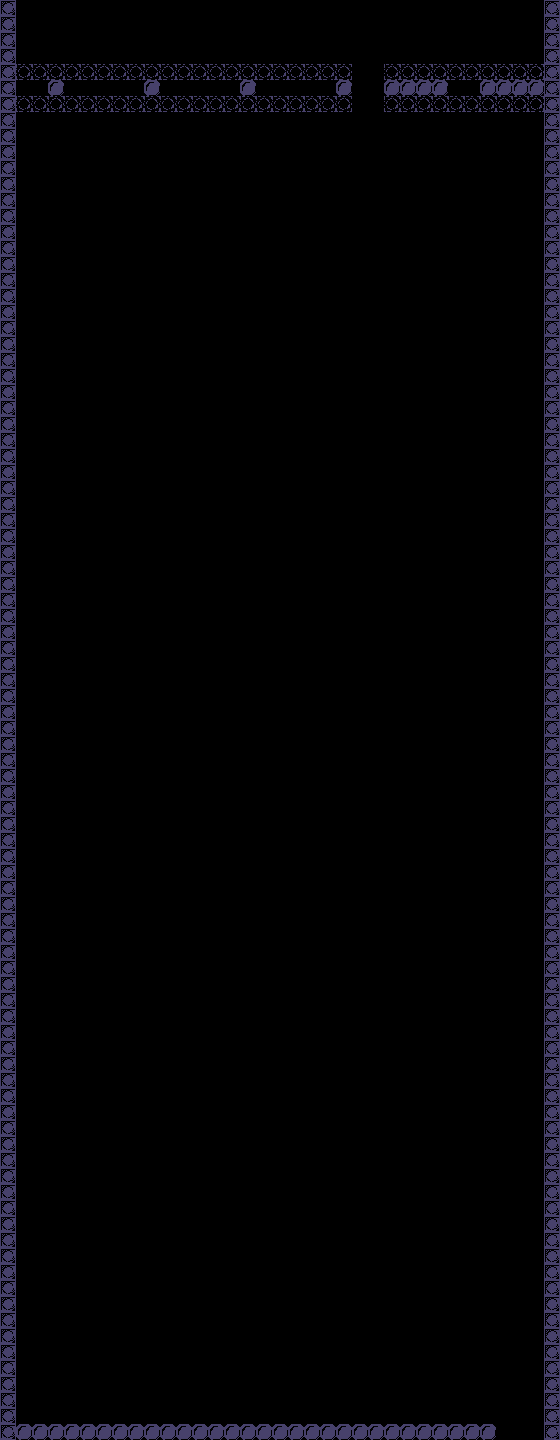

Rendered tile map (Tiled .tmx) drawn with the repository's tilesets; below, a short description and the full map source, tile grids included:
An orthogonal 35x90 tile map with 16x16 px tiles, 1 tile layer (Kachelebene 1) and 4 objects.

<map version="1.10" tiledversion="1.11.1" orientation="orthogonal" renderorder="right-down" width="35" height="90" tilewidth="16" tileheight="16" infinite="0" nextlayerid="4" nextobjectid="5">
 <tileset firstgid="1" source="Tileset.tsx" />
 <layer id="1" name="Kachelebene 1" width="35" height="90">
  <data encoding="csv">
529,0,0,0,0,0,0,0,0,0,0,0,0,0,0,0,0,0,0,0,0,0,0,0,0,0,0,0,0,0,0,0,0,0,529,
529,0,0,0,0,0,0,0,0,0,0,0,0,0,0,0,0,0,0,0,0,0,0,0,0,0,0,0,0,0,0,0,0,0,529,
529,0,0,0,0,0,0,0,0,0,0,0,0,0,0,0,0,0,0,0,0,0,0,0,0,0,0,0,0,0,0,0,0,0,529,
529,0,0,0,0,0,0,0,0,0,0,0,0,0,0,0,0,0,0,0,0,0,0,0,0,0,0,0,0,0,0,0,0,0,529,
529,498,498,498,498,498,498,498,498,498,498,498,498,498,498,498,498,498,498,498,498,498,0,0,498,498,498,498,498,498,498,498,498,498,529,
529,0,0,405,0,0,0,0,0,405,0,0,0,0,0,405,0,0,0,0,0,405,0,0,405,405,405,405,0,0,405,405,405,405,529,
529,498,498,498,498,498,498,498,498,498,498,498,498,498,498,498,498,498,498,498,498,498,0,0,498,498,498,498,498,498,498,498,498,498,529,
529,0,0,0,0,0,0,0,0,0,0,0,0,0,0,0,0,0,0,0,0,0,0,0,0,0,0,0,0,0,0,0,0,0,529,
529,0,0,0,0,0,0,0,0,0,0,0,0,0,0,0,0,0,0,0,0,0,0,0,0,0,0,0,0,0,0,0,0,0,529,
529,0,0,0,0,0,0,0,0,0,0,0,0,0,0,0,0,0,0,0,0,0,0,0,0,0,0,0,0,0,0,0,0,0,529,
529,0,0,0,0,0,0,0,0,0,0,0,0,0,0,0,0,0,0,0,0,0,0,0,0,0,0,0,0,0,0,0,0,0,529,
529,0,0,0,0,0,0,0,0,0,0,0,0,0,0,0,0,0,0,0,0,0,0,0,0,0,0,0,0,0,0,0,0,0,529,
529,0,0,0,0,0,0,0,0,0,0,0,0,0,0,0,0,0,0,0,0,0,0,0,0,0,0,0,0,0,0,0,0,0,529,
529,0,0,0,0,0,0,0,0,0,0,0,0,0,0,0,0,0,0,0,0,0,0,0,0,0,0,0,0,0,0,0,0,0,529,
529,0,0,0,0,0,0,0,0,0,0,0,0,0,0,0,0,0,0,0,0,0,0,0,0,0,0,0,0,0,0,0,0,0,529,
529,0,0,0,0,0,0,0,0,0,0,0,0,0,0,0,0,0,0,0,0,0,0,0,0,0,0,0,0,0,0,0,0,0,529,
529,0,0,0,0,0,0,0,0,0,0,0,0,0,0,0,0,0,0,0,0,0,0,0,0,0,0,0,0,0,0,0,0,0,529,
529,0,0,0,0,0,0,0,0,0,0,0,0,0,0,0,0,0,0,0,0,0,0,0,0,0,0,0,0,0,0,0,0,0,529,
529,0,0,0,0,0,0,0,0,0,0,0,0,0,0,0,0,0,0,0,0,0,0,0,0,0,0,0,0,0,0,0,0,0,529,
529,0,0,0,0,0,0,0,0,0,0,0,0,0,0,0,0,0,0,0,0,0,0,0,0,0,0,0,0,0,0,0,0,0,529,
529,0,0,0,0,0,0,0,0,0,0,0,0,0,0,0,0,0,0,0,0,0,0,0,0,0,0,0,0,0,0,0,0,0,529,
529,0,0,0,0,0,0,0,0,0,0,0,0,0,0,0,0,0,0,0,0,0,0,0,0,0,0,0,0,0,0,0,0,0,529,
529,0,0,0,0,0,0,0,0,0,0,0,0,0,0,0,0,0,0,0,0,0,0,0,0,0,0,0,0,0,0,0,0,0,529,
529,0,0,0,0,0,0,0,0,0,0,0,0,0,0,0,0,0,0,0,0,0,0,0,0,0,0,0,0,0,0,0,0,0,529,
529,0,0,0,0,0,0,0,0,0,0,0,0,0,0,0,0,0,0,0,0,0,0,0,0,0,0,0,0,0,0,0,0,0,529,
529,0,0,0,0,0,0,0,0,0,0,0,0,0,0,0,0,0,0,0,0,0,0,0,0,0,0,0,0,0,0,0,0,0,529,
529,0,0,0,0,0,0,0,0,0,0,0,0,0,0,0,0,0,0,0,0,0,0,0,0,0,0,0,0,0,0,0,0,0,529,
529,0,0,0,0,0,0,0,0,0,0,0,0,0,0,0,0,0,0,0,0,0,0,0,0,0,0,0,0,0,0,0,0,0,529,
529,0,0,0,0,0,0,0,0,0,0,0,0,0,0,0,0,0,0,0,0,0,0,0,0,0,0,0,0,0,0,0,0,0,529,
529,0,0,0,0,0,0,0,0,0,0,0,0,0,0,0,0,0,0,0,0,0,0,0,0,0,0,0,0,0,0,0,0,0,529,
529,0,0,0,0,0,0,0,0,0,0,0,0,0,0,0,0,0,0,0,0,0,0,0,0,0,0,0,0,0,0,0,0,0,529,
529,0,0,0,0,0,0,0,0,0,0,0,0,0,0,0,0,0,0,0,0,0,0,0,0,0,0,0,0,0,0,0,0,0,529,
529,0,0,0,0,0,0,0,0,0,0,0,0,0,0,0,0,0,0,0,0,0,0,0,0,0,0,0,0,0,0,0,0,0,529,
529,0,0,0,0,0,0,0,0,0,0,0,0,0,0,0,0,0,0,0,0,0,0,0,0,0,0,0,0,0,0,0,0,0,529,
529,0,0,0,0,0,0,0,0,0,0,0,0,0,0,0,0,0,0,0,0,0,0,0,0,0,0,0,0,0,0,0,0,0,529,
529,0,0,0,0,0,0,0,0,0,0,0,0,0,0,0,0,0,0,0,0,0,0,0,0,0,0,0,0,0,0,0,0,0,529,
529,0,0,0,0,0,0,0,0,0,0,0,0,0,0,0,0,0,0,0,0,0,0,0,0,0,0,0,0,0,0,0,0,0,529,
529,0,0,0,0,0,0,0,0,0,0,0,0,0,0,0,0,0,0,0,0,0,0,0,0,0,0,0,0,0,0,0,0,0,529,
529,0,0,0,0,0,0,0,0,0,0,0,0,0,0,0,0,0,0,0,0,0,0,0,0,0,0,0,0,0,0,0,0,0,529,
529,0,0,0,0,0,0,0,0,0,0,0,0,0,0,0,0,0,0,0,0,0,0,0,0,0,0,0,0,0,0,0,0,0,529,
529,0,0,0,0,0,0,0,0,0,0,0,0,0,0,0,0,0,0,0,0,0,0,0,0,0,0,0,0,0,0,0,0,0,529,
529,0,0,0,0,0,0,0,0,0,0,0,0,0,0,0,0,0,0,0,0,0,0,0,0,0,0,0,0,0,0,0,0,0,529,
529,0,0,0,0,0,0,0,0,0,0,0,0,0,0,0,0,0,0,0,0,0,0,0,0,0,0,0,0,0,0,0,0,0,529,
529,0,0,0,0,0,0,0,0,0,0,0,0,0,0,0,0,0,0,0,0,0,0,0,0,0,0,0,0,0,0,0,0,0,529,
529,0,0,0,0,0,0,0,0,0,0,0,0,0,0,0,0,0,0,0,0,0,0,0,0,0,0,0,0,0,0,0,0,0,529,
529,0,0,0,0,0,0,0,0,0,0,0,0,0,0,0,0,0,0,0,0,0,0,0,0,0,0,0,0,0,0,0,0,0,529,
529,0,0,0,0,0,0,0,0,0,0,0,0,0,0,0,0,0,0,0,0,0,0,0,0,0,0,0,0,0,0,0,0,0,529,
529,0,0,0,0,0,0,0,0,0,0,0,0,0,0,0,0,0,0,0,0,0,0,0,0,0,0,0,0,0,0,0,0,0,529,
529,0,0,0,0,0,0,0,0,0,0,0,0,0,0,0,0,0,0,0,0,0,0,0,0,0,0,0,0,0,0,0,0,0,529,
529,0,0,0,0,0,0,0,0,0,0,0,0,0,0,0,0,0,0,0,0,0,0,0,0,0,0,0,0,0,0,0,0,0,529,
529,0,0,0,0,0,0,0,0,0,0,0,0,0,0,0,0,0,0,0,0,0,0,0,0,0,0,0,0,0,0,0,0,0,529,
529,0,0,0,0,0,0,0,0,0,0,0,0,0,0,0,0,0,0,0,0,0,0,0,0,0,0,0,0,0,0,0,0,0,529,
529,0,0,0,0,0,0,0,0,0,0,0,0,0,0,0,0,0,0,0,0,0,0,0,0,0,0,0,0,0,0,0,0,0,529,
529,0,0,0,0,0,0,0,0,0,0,0,0,0,0,0,0,0,0,0,0,0,0,0,0,0,0,0,0,0,0,0,0,0,529,
529,0,0,0,0,0,0,0,0,0,0,0,0,0,0,0,0,0,0,0,0,0,0,0,0,0,0,0,0,0,0,0,0,0,529,
529,0,0,0,0,0,0,0,0,0,0,0,0,0,0,0,0,0,0,0,0,0,0,0,0,0,0,0,0,0,0,0,0,0,529,
529,0,0,0,0,0,0,0,0,0,0,0,0,0,0,0,0,0,0,0,0,0,0,0,0,0,0,0,0,0,0,0,0,0,529,
529,0,0,0,0,0,0,0,0,0,0,0,0,0,0,0,0,0,0,0,0,0,0,0,0,0,0,0,0,0,0,0,0,0,529,
529,0,0,0,0,0,0,0,0,0,0,0,0,0,0,0,0,0,0,0,0,0,0,0,0,0,0,0,0,0,0,0,0,0,529,
529,0,0,0,0,0,0,0,0,0,0,0,0,0,0,0,0,0,0,0,0,0,0,0,0,0,0,0,0,0,0,0,0,0,529,
529,0,0,0,0,0,0,0,0,0,0,0,0,0,0,0,0,0,0,0,0,0,0,0,0,0,0,0,0,0,0,0,0,0,529,
529,0,0,0,0,0,0,0,0,0,0,0,0,0,0,0,0,0,0,0,0,0,0,0,0,0,0,0,0,0,0,0,0,0,529,
529,0,0,0,0,0,0,0,0,0,0,0,0,0,0,0,0,0,0,0,0,0,0,0,0,0,0,0,0,0,0,0,0,0,529,
529,0,0,0,0,0,0,0,0,0,0,0,0,0,0,0,0,0,0,0,0,0,0,0,0,0,0,0,0,0,0,0,0,0,529,
529,0,0,0,0,0,0,0,0,0,0,0,0,0,0,0,0,0,0,0,0,0,0,0,0,0,0,0,0,0,0,0,0,0,529,
529,0,0,0,0,0,0,0,0,0,0,0,0,0,0,0,0,0,0,0,0,0,0,0,0,0,0,0,0,0,0,0,0,0,529,
529,0,0,0,0,0,0,0,0,0,0,0,0,0,0,0,0,0,0,0,0,0,0,0,0,0,0,0,0,0,0,0,0,0,529,
529,0,0,0,0,0,0,0,0,0,0,0,0,0,0,0,0,0,0,0,0,0,0,0,0,0,0,0,0,0,0,0,0,0,529,
529,0,0,0,0,0,0,0,0,0,0,0,0,0,0,0,0,0,0,0,0,0,0,0,0,0,0,0,0,0,0,0,0,0,529,
529,0,0,0,0,0,0,0,0,0,0,0,0,0,0,0,0,0,0,0,0,0,0,0,0,0,0,0,0,0,0,0,0,0,529,
529,0,0,0,0,0,0,0,0,0,0,0,0,0,0,0,0,0,0,0,0,0,0,0,0,0,0,0,0,0,0,0,0,0,529,
529,0,0,0,0,0,0,0,0,0,0,0,0,0,0,0,0,0,0,0,0,0,0,0,0,0,0,0,0,0,0,0,0,0,529,
529,0,0,0,0,0,0,0,0,0,0,0,0,0,0,0,0,0,0,0,0,0,0,0,0,0,0,0,0,0,0,0,0,0,529,
529,0,0,0,0,0,0,0,0,0,0,0,0,0,0,0,0,0,0,0,0,0,0,0,0,0,0,0,0,0,0,0,0,0,529,
529,0,0,0,0,0,0,0,0,0,0,0,0,0,0,0,0,0,0,0,0,0,0,0,0,0,0,0,0,0,0,0,0,0,529,
529,0,0,0,0,0,0,0,0,0,0,0,0,0,0,0,0,0,0,0,0,0,0,0,0,0,0,0,0,0,0,0,0,0,529,
529,0,0,0,0,0,0,0,0,0,0,0,0,0,0,0,0,0,0,0,0,0,0,0,0,0,0,0,0,0,0,0,0,0,529,
529,0,0,0,0,0,0,0,0,0,0,0,0,0,0,0,0,0,0,0,0,0,0,0,0,0,0,0,0,0,0,0,0,0,529,
529,0,0,0,0,0,0,0,0,0,0,0,0,0,0,0,0,0,0,0,0,0,0,0,0,0,0,0,0,0,0,0,0,0,529,
529,0,0,0,0,0,0,0,0,0,0,0,0,0,0,0,0,0,0,0,0,0,0,0,0,0,0,0,0,0,0,0,0,0,529,
529,0,0,0,0,0,0,0,0,0,0,0,0,0,0,0,0,0,0,0,0,0,0,0,0,0,0,0,0,0,0,0,0,0,529,
529,0,0,0,0,0,0,0,0,0,0,0,0,0,0,0,0,0,0,0,0,0,0,0,0,0,0,0,0,0,0,0,0,0,529,
529,0,0,0,0,0,0,0,0,0,0,0,0,0,0,0,0,0,0,0,0,0,0,0,0,0,0,0,0,0,0,0,0,0,529,
529,0,0,0,0,0,0,0,0,0,0,0,0,0,0,0,0,0,0,0,0,0,0,0,0,0,0,0,0,0,0,0,0,0,529,
529,0,0,0,0,0,0,0,0,0,0,0,0,0,0,0,0,0,0,0,0,0,0,0,0,0,0,0,0,0,0,0,0,0,529,
529,0,0,0,0,0,0,0,0,0,0,0,0,0,0,0,0,0,0,0,0,0,0,0,0,0,0,0,0,0,0,0,0,0,529,
529,0,0,0,0,0,0,0,0,0,0,0,0,0,0,0,0,0,0,0,0,0,0,0,0,0,0,0,0,0,0,0,0,0,529,
529,0,0,0,0,0,0,0,0,0,0,0,0,0,0,0,0,0,0,0,0,0,0,0,0,0,0,0,0,0,0,0,0,0,529,
529,0,0,0,0,0,0,0,0,0,0,0,0,0,0,0,0,0,0,0,0,0,0,0,0,0,0,0,0,0,0,0,0,0,529,
529,405,405,405,405,405,405,405,405,405,405,405,405,405,405,405,405,405,405,405,405,405,405,405,405,405,405,405,405,405,405,0,0,0,529
</data>
 </layer>
 <objectgroup id="3" name="Checkpoints">
  <object id="4" x="69.75" y="18" />
 </objectgroup>
 <objectgroup id="2" name="Platforms">
  <object id="1" x="16.2557" y="64.0265" width="335.708" height="47.9783" />
  <object id="2" x="383.979" y="63.9831" width="159.903" height="48.0061" />
  <object id="3" x="16.0314" y="1424.02" width="479.968" height="15.9627" />
 </objectgroup>
</map>
